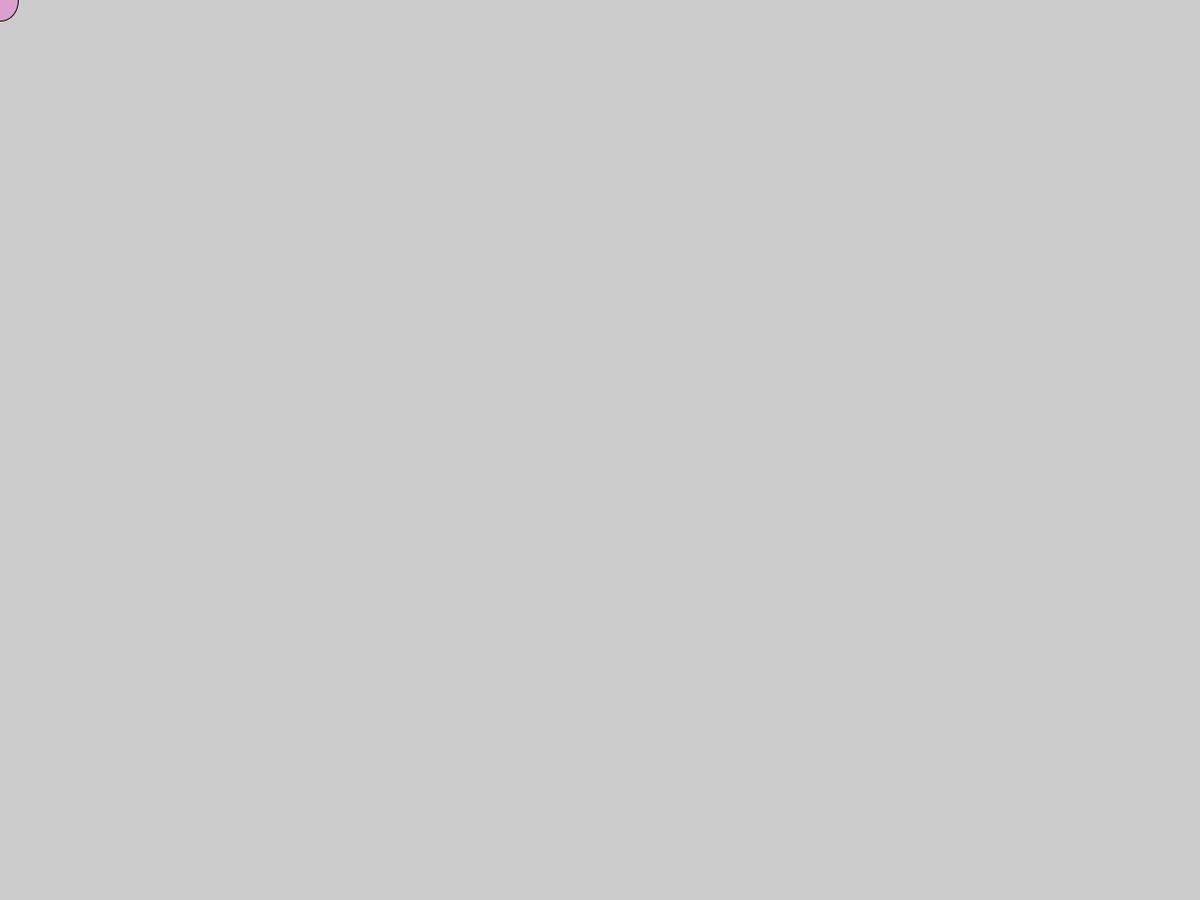
Frame 1 (no input)
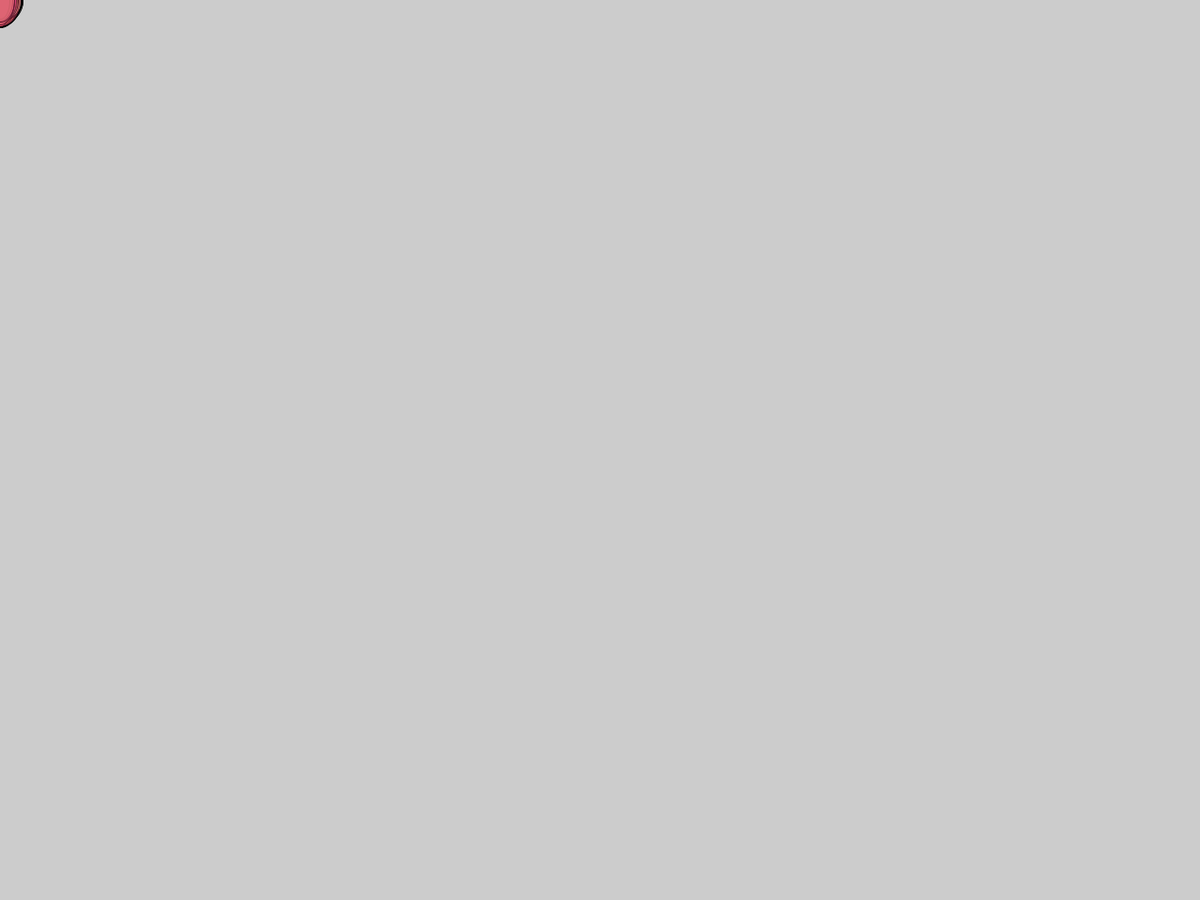
Frame 60 (the mouse pressed at the canvas centre just before this capture)
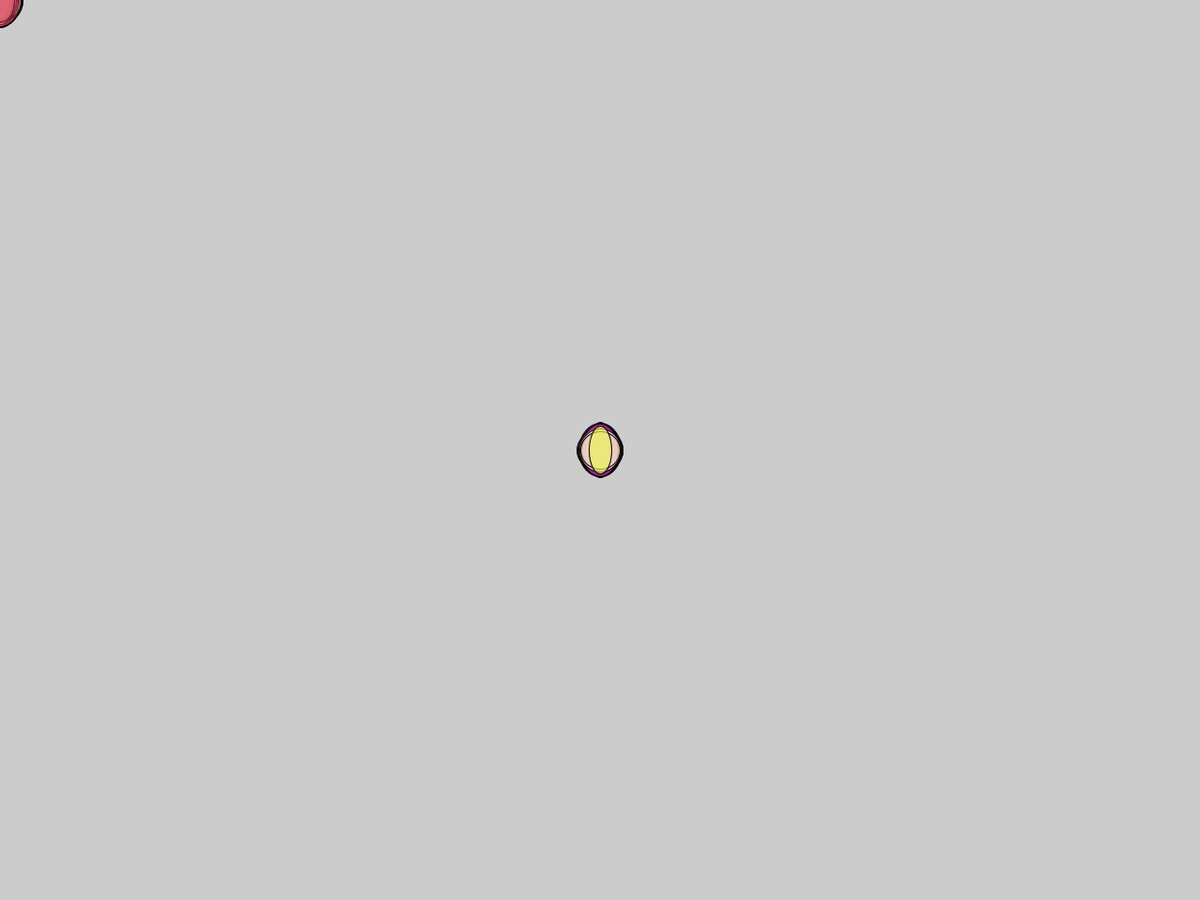
Frame 120 (the mouse held since frame 60 and released just before this capture)

The Processing sketch that drew these frames (run headless with seeded random() and noise(); from frame 60 on, the mouse is pressed at the canvas centre):

// Processing sketch: prh1
// ── prh1.pde


void setup() {  // The "factory"
  //fullScreen();
  //size(displayWidth, displayHeight);
  size(1280,960);
  clear();
}

void draw() {
  int mX = mouseX;
  int mY = mouseY;
  
  dot(mX, mY, int(random(20,50)), int(random(40,60)));
}

void mousePressed() {
  clear();
}

void dot(int x, int y, int w, int h) {
  fill(random(200,255),random(255),random(255),random(255));
  ellipse(x, y, w, h);
}
